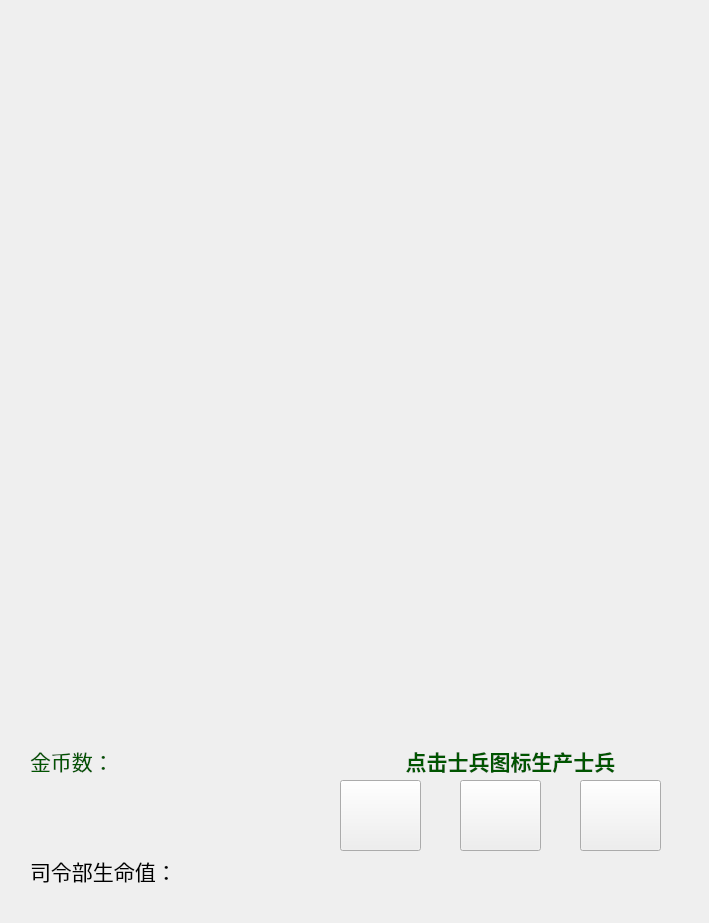
<?xml version="1.0" encoding="UTF-8"?>
<ui version="4.0">
 <class>Map</class>
 <widget class="QWidget" name="Map">
  <property name="geometry">
   <rect>
    <x>0</x>
    <y>0</y>
    <width>709</width>
    <height>923</height>
   </rect>
  </property>
  <property name="sizePolicy">
   <sizepolicy hsizetype="Fixed" vsizetype="Fixed">
    <horstretch>0</horstretch>
    <verstretch>0</verstretch>
   </sizepolicy>
  </property>
  <property name="windowTitle">
   <string>Form</string>
  </property>
  <widget class="QPushButton" name="pushButton">
   <property name="geometry">
    <rect>
     <x>340</x>
     <y>780</y>
     <width>81</width>
     <height>71</height>
    </rect>
   </property>
   <property name="styleSheet">
    <string notr="true">border-image:url(:/soliders/s1.PNG)</string>
   </property>
   <property name="text">
    <string/>
   </property>
  </widget>
  <widget class="QPushButton" name="pushButton_3">
   <property name="geometry">
    <rect>
     <x>460</x>
     <y>780</y>
     <width>81</width>
     <height>71</height>
    </rect>
   </property>
   <property name="styleSheet">
    <string notr="true">border-image:url(:/soliders/1/s2.PNG)</string>
   </property>
   <property name="text">
    <string/>
   </property>
  </widget>
  <widget class="QPushButton" name="pushButton_2">
   <property name="geometry">
    <rect>
     <x>580</x>
     <y>780</y>
     <width>81</width>
     <height>71</height>
    </rect>
   </property>
   <property name="styleSheet">
    <string notr="true">border-image: url(:/soliders/1/s3.PNG)</string>
   </property>
   <property name="text">
    <string/>
   </property>
  </widget>
  <widget class="QLabel" name="label">
   <property name="geometry">
    <rect>
     <x>360</x>
     <y>730</y>
     <width>301</width>
     <height>61</height>
    </rect>
   </property>
   <property name="palette">
    <palette>
     <active>
      <colorrole role="WindowText">
       <brush brushstyle="SolidPattern">
        <color alpha="255">
         <red>0</red>
         <green>85</green>
         <blue>0</blue>
        </color>
       </brush>
      </colorrole>
      <colorrole role="Button">
       <brush brushstyle="SolidPattern">
        <color alpha="255">
         <red>0</red>
         <green>85</green>
         <blue>0</blue>
        </color>
       </brush>
      </colorrole>
      <colorrole role="Light">
       <brush brushstyle="SolidPattern">
        <color alpha="255">
         <red>0</red>
         <green>127</green>
         <blue>0</blue>
        </color>
       </brush>
      </colorrole>
      <colorrole role="Midlight">
       <brush brushstyle="SolidPattern">
        <color alpha="255">
         <red>0</red>
         <green>106</green>
         <blue>0</blue>
        </color>
       </brush>
      </colorrole>
      <colorrole role="Dark">
       <brush brushstyle="SolidPattern">
        <color alpha="255">
         <red>0</red>
         <green>42</green>
         <blue>0</blue>
        </color>
       </brush>
      </colorrole>
      <colorrole role="Mid">
       <brush brushstyle="SolidPattern">
        <color alpha="255">
         <red>0</red>
         <green>56</green>
         <blue>0</blue>
        </color>
       </brush>
      </colorrole>
      <colorrole role="Text">
       <brush brushstyle="SolidPattern">
        <color alpha="255">
         <red>255</red>
         <green>255</green>
         <blue>255</blue>
        </color>
       </brush>
      </colorrole>
      <colorrole role="BrightText">
       <brush brushstyle="SolidPattern">
        <color alpha="255">
         <red>255</red>
         <green>255</green>
         <blue>255</blue>
        </color>
       </brush>
      </colorrole>
      <colorrole role="ButtonText">
       <brush brushstyle="SolidPattern">
        <color alpha="255">
         <red>255</red>
         <green>255</green>
         <blue>255</blue>
        </color>
       </brush>
      </colorrole>
      <colorrole role="Base">
       <brush brushstyle="SolidPattern">
        <color alpha="255">
         <red>0</red>
         <green>0</green>
         <blue>0</blue>
        </color>
       </brush>
      </colorrole>
      <colorrole role="Window">
       <brush brushstyle="SolidPattern">
        <color alpha="255">
         <red>0</red>
         <green>85</green>
         <blue>0</blue>
        </color>
       </brush>
      </colorrole>
      <colorrole role="Shadow">
       <brush brushstyle="SolidPattern">
        <color alpha="255">
         <red>0</red>
         <green>0</green>
         <blue>0</blue>
        </color>
       </brush>
      </colorrole>
      <colorrole role="AlternateBase">
       <brush brushstyle="SolidPattern">
        <color alpha="255">
         <red>0</red>
         <green>42</green>
         <blue>0</blue>
        </color>
       </brush>
      </colorrole>
      <colorrole role="ToolTipBase">
       <brush brushstyle="SolidPattern">
        <color alpha="255">
         <red>255</red>
         <green>255</green>
         <blue>220</blue>
        </color>
       </brush>
      </colorrole>
      <colorrole role="ToolTipText">
       <brush brushstyle="SolidPattern">
        <color alpha="255">
         <red>0</red>
         <green>0</green>
         <blue>0</blue>
        </color>
       </brush>
      </colorrole>
     </active>
     <inactive>
      <colorrole role="WindowText">
       <brush brushstyle="SolidPattern">
        <color alpha="255">
         <red>0</red>
         <green>85</green>
         <blue>0</blue>
        </color>
       </brush>
      </colorrole>
      <colorrole role="Button">
       <brush brushstyle="SolidPattern">
        <color alpha="255">
         <red>0</red>
         <green>85</green>
         <blue>0</blue>
        </color>
       </brush>
      </colorrole>
      <colorrole role="Light">
       <brush brushstyle="SolidPattern">
        <color alpha="255">
         <red>0</red>
         <green>127</green>
         <blue>0</blue>
        </color>
       </brush>
      </colorrole>
      <colorrole role="Midlight">
       <brush brushstyle="SolidPattern">
        <color alpha="255">
         <red>0</red>
         <green>106</green>
         <blue>0</blue>
        </color>
       </brush>
      </colorrole>
      <colorrole role="Dark">
       <brush brushstyle="SolidPattern">
        <color alpha="255">
         <red>0</red>
         <green>42</green>
         <blue>0</blue>
        </color>
       </brush>
      </colorrole>
      <colorrole role="Mid">
       <brush brushstyle="SolidPattern">
        <color alpha="255">
         <red>0</red>
         <green>56</green>
         <blue>0</blue>
        </color>
       </brush>
      </colorrole>
      <colorrole role="Text">
       <brush brushstyle="SolidPattern">
        <color alpha="255">
         <red>255</red>
         <green>255</green>
         <blue>255</blue>
        </color>
       </brush>
      </colorrole>
      <colorrole role="BrightText">
       <brush brushstyle="SolidPattern">
        <color alpha="255">
         <red>255</red>
         <green>255</green>
         <blue>255</blue>
        </color>
       </brush>
      </colorrole>
      <colorrole role="ButtonText">
       <brush brushstyle="SolidPattern">
        <color alpha="255">
         <red>255</red>
         <green>255</green>
         <blue>255</blue>
        </color>
       </brush>
      </colorrole>
      <colorrole role="Base">
       <brush brushstyle="SolidPattern">
        <color alpha="255">
         <red>0</red>
         <green>0</green>
         <blue>0</blue>
        </color>
       </brush>
      </colorrole>
      <colorrole role="Window">
       <brush brushstyle="SolidPattern">
        <color alpha="255">
         <red>0</red>
         <green>85</green>
         <blue>0</blue>
        </color>
       </brush>
      </colorrole>
      <colorrole role="Shadow">
       <brush brushstyle="SolidPattern">
        <color alpha="255">
         <red>0</red>
         <green>0</green>
         <blue>0</blue>
        </color>
       </brush>
      </colorrole>
      <colorrole role="AlternateBase">
       <brush brushstyle="SolidPattern">
        <color alpha="255">
         <red>0</red>
         <green>42</green>
         <blue>0</blue>
        </color>
       </brush>
      </colorrole>
      <colorrole role="ToolTipBase">
       <brush brushstyle="SolidPattern">
        <color alpha="255">
         <red>255</red>
         <green>255</green>
         <blue>220</blue>
        </color>
       </brush>
      </colorrole>
      <colorrole role="ToolTipText">
       <brush brushstyle="SolidPattern">
        <color alpha="255">
         <red>0</red>
         <green>0</green>
         <blue>0</blue>
        </color>
       </brush>
      </colorrole>
     </inactive>
     <disabled>
      <colorrole role="WindowText">
       <brush brushstyle="SolidPattern">
        <color alpha="255">
         <red>0</red>
         <green>42</green>
         <blue>0</blue>
        </color>
       </brush>
      </colorrole>
      <colorrole role="Button">
       <brush brushstyle="SolidPattern">
        <color alpha="255">
         <red>0</red>
         <green>85</green>
         <blue>0</blue>
        </color>
       </brush>
      </colorrole>
      <colorrole role="Light">
       <brush brushstyle="SolidPattern">
        <color alpha="255">
         <red>0</red>
         <green>127</green>
         <blue>0</blue>
        </color>
       </brush>
      </colorrole>
      <colorrole role="Midlight">
       <brush brushstyle="SolidPattern">
        <color alpha="255">
         <red>0</red>
         <green>106</green>
         <blue>0</blue>
        </color>
       </brush>
      </colorrole>
      <colorrole role="Dark">
       <brush brushstyle="SolidPattern">
        <color alpha="255">
         <red>0</red>
         <green>42</green>
         <blue>0</blue>
        </color>
       </brush>
      </colorrole>
      <colorrole role="Mid">
       <brush brushstyle="SolidPattern">
        <color alpha="255">
         <red>0</red>
         <green>56</green>
         <blue>0</blue>
        </color>
       </brush>
      </colorrole>
      <colorrole role="Text">
       <brush brushstyle="SolidPattern">
        <color alpha="255">
         <red>0</red>
         <green>42</green>
         <blue>0</blue>
        </color>
       </brush>
      </colorrole>
      <colorrole role="BrightText">
       <brush brushstyle="SolidPattern">
        <color alpha="255">
         <red>255</red>
         <green>255</green>
         <blue>255</blue>
        </color>
       </brush>
      </colorrole>
      <colorrole role="ButtonText">
       <brush brushstyle="SolidPattern">
        <color alpha="255">
         <red>0</red>
         <green>42</green>
         <blue>0</blue>
        </color>
       </brush>
      </colorrole>
      <colorrole role="Base">
       <brush brushstyle="SolidPattern">
        <color alpha="255">
         <red>0</red>
         <green>85</green>
         <blue>0</blue>
        </color>
       </brush>
      </colorrole>
      <colorrole role="Window">
       <brush brushstyle="SolidPattern">
        <color alpha="255">
         <red>0</red>
         <green>85</green>
         <blue>0</blue>
        </color>
       </brush>
      </colorrole>
      <colorrole role="Shadow">
       <brush brushstyle="SolidPattern">
        <color alpha="255">
         <red>0</red>
         <green>0</green>
         <blue>0</blue>
        </color>
       </brush>
      </colorrole>
      <colorrole role="AlternateBase">
       <brush brushstyle="SolidPattern">
        <color alpha="255">
         <red>0</red>
         <green>85</green>
         <blue>0</blue>
        </color>
       </brush>
      </colorrole>
      <colorrole role="ToolTipBase">
       <brush brushstyle="SolidPattern">
        <color alpha="255">
         <red>255</red>
         <green>255</green>
         <blue>220</blue>
        </color>
       </brush>
      </colorrole>
      <colorrole role="ToolTipText">
       <brush brushstyle="SolidPattern">
        <color alpha="255">
         <red>0</red>
         <green>0</green>
         <blue>0</blue>
        </color>
       </brush>
      </colorrole>
     </disabled>
    </palette>
   </property>
   <property name="font">
    <font>
     <family>华文彩云</family>
     <pointsize>16</pointsize>
     <weight>75</weight>
     <bold>true</bold>
    </font>
   </property>
   <property name="text">
    <string>点击士兵图标生产士兵</string>
   </property>
   <property name="textFormat">
    <enum>Qt::AutoText</enum>
   </property>
   <property name="alignment">
    <set>Qt::AlignCenter</set>
   </property>
  </widget>
  <widget class="QLabel" name="label_2">
   <property name="geometry">
    <rect>
     <x>30</x>
     <y>740</y>
     <width>91</width>
     <height>41</height>
    </rect>
   </property>
   <property name="palette">
    <palette>
     <active>
      <colorrole role="WindowText">
       <brush brushstyle="SolidPattern">
        <color alpha="255">
         <red>0</red>
         <green>85</green>
         <blue>0</blue>
        </color>
       </brush>
      </colorrole>
      <colorrole role="Button">
       <brush brushstyle="SolidPattern">
        <color alpha="255">
         <red>0</red>
         <green>85</green>
         <blue>0</blue>
        </color>
       </brush>
      </colorrole>
      <colorrole role="Light">
       <brush brushstyle="SolidPattern">
        <color alpha="255">
         <red>0</red>
         <green>127</green>
         <blue>0</blue>
        </color>
       </brush>
      </colorrole>
      <colorrole role="Midlight">
       <brush brushstyle="SolidPattern">
        <color alpha="255">
         <red>0</red>
         <green>106</green>
         <blue>0</blue>
        </color>
       </brush>
      </colorrole>
      <colorrole role="Dark">
       <brush brushstyle="SolidPattern">
        <color alpha="255">
         <red>0</red>
         <green>42</green>
         <blue>0</blue>
        </color>
       </brush>
      </colorrole>
      <colorrole role="Mid">
       <brush brushstyle="SolidPattern">
        <color alpha="255">
         <red>0</red>
         <green>56</green>
         <blue>0</blue>
        </color>
       </brush>
      </colorrole>
      <colorrole role="Text">
       <brush brushstyle="SolidPattern">
        <color alpha="255">
         <red>255</red>
         <green>255</green>
         <blue>255</blue>
        </color>
       </brush>
      </colorrole>
      <colorrole role="BrightText">
       <brush brushstyle="SolidPattern">
        <color alpha="255">
         <red>255</red>
         <green>255</green>
         <blue>255</blue>
        </color>
       </brush>
      </colorrole>
      <colorrole role="ButtonText">
       <brush brushstyle="SolidPattern">
        <color alpha="255">
         <red>255</red>
         <green>255</green>
         <blue>255</blue>
        </color>
       </brush>
      </colorrole>
      <colorrole role="Base">
       <brush brushstyle="SolidPattern">
        <color alpha="255">
         <red>0</red>
         <green>0</green>
         <blue>0</blue>
        </color>
       </brush>
      </colorrole>
      <colorrole role="Window">
       <brush brushstyle="SolidPattern">
        <color alpha="255">
         <red>0</red>
         <green>85</green>
         <blue>0</blue>
        </color>
       </brush>
      </colorrole>
      <colorrole role="Shadow">
       <brush brushstyle="SolidPattern">
        <color alpha="255">
         <red>0</red>
         <green>0</green>
         <blue>0</blue>
        </color>
       </brush>
      </colorrole>
      <colorrole role="AlternateBase">
       <brush brushstyle="SolidPattern">
        <color alpha="255">
         <red>0</red>
         <green>42</green>
         <blue>0</blue>
        </color>
       </brush>
      </colorrole>
      <colorrole role="ToolTipBase">
       <brush brushstyle="SolidPattern">
        <color alpha="255">
         <red>255</red>
         <green>255</green>
         <blue>220</blue>
        </color>
       </brush>
      </colorrole>
      <colorrole role="ToolTipText">
       <brush brushstyle="SolidPattern">
        <color alpha="255">
         <red>0</red>
         <green>0</green>
         <blue>0</blue>
        </color>
       </brush>
      </colorrole>
     </active>
     <inactive>
      <colorrole role="WindowText">
       <brush brushstyle="SolidPattern">
        <color alpha="255">
         <red>0</red>
         <green>85</green>
         <blue>0</blue>
        </color>
       </brush>
      </colorrole>
      <colorrole role="Button">
       <brush brushstyle="SolidPattern">
        <color alpha="255">
         <red>0</red>
         <green>85</green>
         <blue>0</blue>
        </color>
       </brush>
      </colorrole>
      <colorrole role="Light">
       <brush brushstyle="SolidPattern">
        <color alpha="255">
         <red>0</red>
         <green>127</green>
         <blue>0</blue>
        </color>
       </brush>
      </colorrole>
      <colorrole role="Midlight">
       <brush brushstyle="SolidPattern">
        <color alpha="255">
         <red>0</red>
         <green>106</green>
         <blue>0</blue>
        </color>
       </brush>
      </colorrole>
      <colorrole role="Dark">
       <brush brushstyle="SolidPattern">
        <color alpha="255">
         <red>0</red>
         <green>42</green>
         <blue>0</blue>
        </color>
       </brush>
      </colorrole>
      <colorrole role="Mid">
       <brush brushstyle="SolidPattern">
        <color alpha="255">
         <red>0</red>
         <green>56</green>
         <blue>0</blue>
        </color>
       </brush>
      </colorrole>
      <colorrole role="Text">
       <brush brushstyle="SolidPattern">
        <color alpha="255">
         <red>255</red>
         <green>255</green>
         <blue>255</blue>
        </color>
       </brush>
      </colorrole>
      <colorrole role="BrightText">
       <brush brushstyle="SolidPattern">
        <color alpha="255">
         <red>255</red>
         <green>255</green>
         <blue>255</blue>
        </color>
       </brush>
      </colorrole>
      <colorrole role="ButtonText">
       <brush brushstyle="SolidPattern">
        <color alpha="255">
         <red>255</red>
         <green>255</green>
         <blue>255</blue>
        </color>
       </brush>
      </colorrole>
      <colorrole role="Base">
       <brush brushstyle="SolidPattern">
        <color alpha="255">
         <red>0</red>
         <green>0</green>
         <blue>0</blue>
        </color>
       </brush>
      </colorrole>
      <colorrole role="Window">
       <brush brushstyle="SolidPattern">
        <color alpha="255">
         <red>0</red>
         <green>85</green>
         <blue>0</blue>
        </color>
       </brush>
      </colorrole>
      <colorrole role="Shadow">
       <brush brushstyle="SolidPattern">
        <color alpha="255">
         <red>0</red>
         <green>0</green>
         <blue>0</blue>
        </color>
       </brush>
      </colorrole>
      <colorrole role="AlternateBase">
       <brush brushstyle="SolidPattern">
        <color alpha="255">
         <red>0</red>
         <green>42</green>
         <blue>0</blue>
        </color>
       </brush>
      </colorrole>
      <colorrole role="ToolTipBase">
       <brush brushstyle="SolidPattern">
        <color alpha="255">
         <red>255</red>
         <green>255</green>
         <blue>220</blue>
        </color>
       </brush>
      </colorrole>
      <colorrole role="ToolTipText">
       <brush brushstyle="SolidPattern">
        <color alpha="255">
         <red>0</red>
         <green>0</green>
         <blue>0</blue>
        </color>
       </brush>
      </colorrole>
     </inactive>
     <disabled>
      <colorrole role="WindowText">
       <brush brushstyle="SolidPattern">
        <color alpha="255">
         <red>0</red>
         <green>42</green>
         <blue>0</blue>
        </color>
       </brush>
      </colorrole>
      <colorrole role="Button">
       <brush brushstyle="SolidPattern">
        <color alpha="255">
         <red>0</red>
         <green>85</green>
         <blue>0</blue>
        </color>
       </brush>
      </colorrole>
      <colorrole role="Light">
       <brush brushstyle="SolidPattern">
        <color alpha="255">
         <red>0</red>
         <green>127</green>
         <blue>0</blue>
        </color>
       </brush>
      </colorrole>
      <colorrole role="Midlight">
       <brush brushstyle="SolidPattern">
        <color alpha="255">
         <red>0</red>
         <green>106</green>
         <blue>0</blue>
        </color>
       </brush>
      </colorrole>
      <colorrole role="Dark">
       <brush brushstyle="SolidPattern">
        <color alpha="255">
         <red>0</red>
         <green>42</green>
         <blue>0</blue>
        </color>
       </brush>
      </colorrole>
      <colorrole role="Mid">
       <brush brushstyle="SolidPattern">
        <color alpha="255">
         <red>0</red>
         <green>56</green>
         <blue>0</blue>
        </color>
       </brush>
      </colorrole>
      <colorrole role="Text">
       <brush brushstyle="SolidPattern">
        <color alpha="255">
         <red>0</red>
         <green>42</green>
         <blue>0</blue>
        </color>
       </brush>
      </colorrole>
      <colorrole role="BrightText">
       <brush brushstyle="SolidPattern">
        <color alpha="255">
         <red>255</red>
         <green>255</green>
         <blue>255</blue>
        </color>
       </brush>
      </colorrole>
      <colorrole role="ButtonText">
       <brush brushstyle="SolidPattern">
        <color alpha="255">
         <red>0</red>
         <green>42</green>
         <blue>0</blue>
        </color>
       </brush>
      </colorrole>
      <colorrole role="Base">
       <brush brushstyle="SolidPattern">
        <color alpha="255">
         <red>0</red>
         <green>85</green>
         <blue>0</blue>
        </color>
       </brush>
      </colorrole>
      <colorrole role="Window">
       <brush brushstyle="SolidPattern">
        <color alpha="255">
         <red>0</red>
         <green>85</green>
         <blue>0</blue>
        </color>
       </brush>
      </colorrole>
      <colorrole role="Shadow">
       <brush brushstyle="SolidPattern">
        <color alpha="255">
         <red>0</red>
         <green>0</green>
         <blue>0</blue>
        </color>
       </brush>
      </colorrole>
      <colorrole role="AlternateBase">
       <brush brushstyle="SolidPattern">
        <color alpha="255">
         <red>0</red>
         <green>85</green>
         <blue>0</blue>
        </color>
       </brush>
      </colorrole>
      <colorrole role="ToolTipBase">
       <brush brushstyle="SolidPattern">
        <color alpha="255">
         <red>255</red>
         <green>255</green>
         <blue>220</blue>
        </color>
       </brush>
      </colorrole>
      <colorrole role="ToolTipText">
       <brush brushstyle="SolidPattern">
        <color alpha="255">
         <red>0</red>
         <green>0</green>
         <blue>0</blue>
        </color>
       </brush>
      </colorrole>
     </disabled>
    </palette>
   </property>
   <property name="font">
    <font>
     <family>华文彩云</family>
     <pointsize>16</pointsize>
    </font>
   </property>
   <property name="text">
    <string>金币数：</string>
   </property>
  </widget>
  <widget class="QLabel" name="label_3">
   <property name="geometry">
    <rect>
     <x>30</x>
     <y>850</y>
     <width>181</width>
     <height>41</height>
    </rect>
   </property>
   <property name="font">
    <font>
     <family>华文彩云</family>
     <pointsize>16</pointsize>
    </font>
   </property>
   <property name="text">
    <string>司令部生命值：</string>
   </property>
  </widget>
 </widget>
 <resources/>
 <connections/>
</ui>
